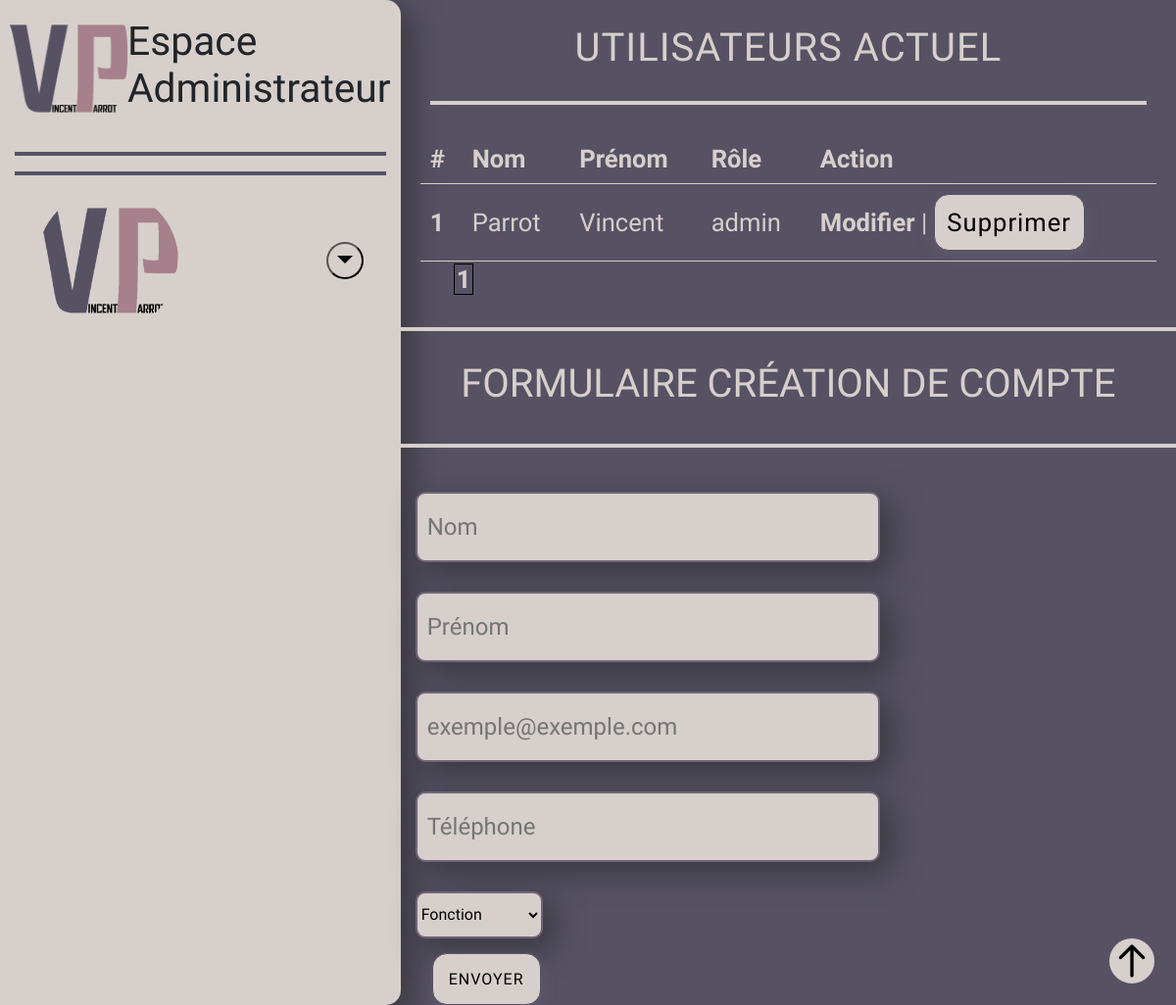
The page /admin/add-user.php on the database its author committed.
### tables this page shows
CREATE TABLE user (
    user_id INT AUTO_INCREMENT PRIMARY KEY,
    lastname VARCHAR(255) NOT NULL ,
    firstname VARCHAR(255) NOT NULL ,
    email VARCHAR(255) NOT NULL ,
    password VARCHAR(255) NOT NULL ,
    role VARCHAR(20) NOT NULL
);

### lib/user.php (called while the page is built, shortened)
<?php
function getUser(PDO $pdo, int $limit = null, int $page = null):array|bool
{
    $sql = "SELECT * FROM user";
    if($page){
        $sql .=" LIMIT :offset, :limit";
    }
    $query = $pdo->prepare($sql);
    if($limit){
        $query->bindValue(":limit", $limit, PDO::PARAM_INT);
    }
    if($page){
        $offset = ($page - 1) * $limit;
        $query->bindValue(":offset", $offset, PDO::PARAM_INT);
    }
    $query->execute();
    $users = $query->fetchAll(PDO::FETCH_ASSOC);
    return $users;
}
function getTotalPageUser(PDO $pdo):int
{
    $sql = "SELECT COUNT(*) FROM user";
    $query = $pdo->prepare($sql);
    $query->execute();
    $nbPageUser = $query->fetchAll(PDO::FETCH_ASSOC);
    return $nbPageUser["0"]["COUNT(*)"];
}

### admin/add-user.php (the view, shortened to what this page needs)
<?php
require_once ("../lib/pdo.php");
require_once ("../lib/user.php");
require_once ('template-admin/header-admin.php');
if (isset($_GET["page"])) {
    $page = (int)$_GET["page"];
}else {
    $page = 1;
}
$users = getUser($pdo, _ADMIN_CAR_PER_PAGE_, $page);
$totalUsers = getTotalPageUser($pdo);
$totalPageUsers = ceil($totalUsers / _ADMIN_CAR_PER_PAGE_);
?>
<section class="flux">
    <h2 class="title-h2">Utilisateurs actuel</h2>
    <div class="line-style"></div>
    <div class="section-admin__crud__description">
        <table class="table-style">
            <thead>
                <tr>
                    <th scope="col">#</th>
                    <th scope="col">Nom</th>
                    <th scope="col">Prénom</th>
                    <th scope="col">Rôle</th>
                    <th scope="col">Action</th>
                </tr>
            </thead>
            <tbody>
                <?php foreach ($users as $key => $user) {?>
                    <tr>
                        <th scope="row"><?= htmlentities($user["user_id"]) ?></th>
                        <td><?= htmlentities($user["lastname"]) ?></td>
                        <td><?= htmlentities($user["firstname"]) ?></td>
                        <td><?= htmlentities($user["role"]) ?></td>
                        <td><a href="modification-user.php?id=<?= $user["user_id"] ?>">Modifier</a> |
                        <button data-bs-toggle="modal" data-bs-target="#exampleModal<?= $user["user_id"] ?>" class="custom-button-admin">Supprimer</button>
                        </td>
                    </tr>
                <?php }  ?>
            </tbody>
        </table>
        <?php if ($totalPageUsers) {?>
            <nav>
                <ul class="navigation-page">
                    <?php for ($i = 1; $i <= $totalPageUsers; $i++) { ?>
                        <li class="navigation-page__item <?php if ($i === $page) echo "active-page" ?>"><a class="page-link" href="?page=<?= $i; ?>"><?= $i; ?></a></li>
                    <?php }  ?>
                </ul>
            </nav>
            <?php }?>
    </div>
    <div class="line-style flux"></div>
	<form method="POST">
		<fieldset class="form-style">
			<legend class="form-legend">Formulaire création de compte</legend>
            <div class="line-style flux"></div>
			<label for="lastname"><input type="text" id="lastname" placeholder="Nom" required class="form-input" name="lastname"></label>
			<label for="firstname"><input type="text" id="firstname" placeholder="Prénom" required class="form-input" name="firstname"></label>
			<label for="email"><input type="email" id="email" placeholder="exemple@exemple.com" class="form-input" name="email" required></label>
			<label for="password"><input type="password" id="password" placeholder="Téléphone" class="form-input" name="password" required></label>
            <label for="role" id="role" class="form-select__add-user__label">
            <select id="role" class="form-select__add-user" name="role" require>
                <option value="0" selected>Fonction</option>
            </select>
            </label>
			<div class="form-button">
				<input type="submit" name="add-user" value="Envoyer" class="custom-button">
			</div>
		</fieldset>
	</form>
</section>
<?php require_once ("../admin/template-admin/footer-admin.php") ?>

### css/admin.css (style rules this page uses)
.form-select__add-user { font-family: var(--font-paragraphe); background-color: var(--timberwolf); border: 2px solid var(--border-color); box-shadow: var(--shadow-box); border-radius: 10px; height: 3em; }
.form-select__add-user__label { margin: var(--margin); }
.section-admin__crud__description { color: var(--timberwolf); font-family: var(--font-paragraphe); font-size: 1.1em ; margin: 20px; }
.section-admin__crud__description a { font-weight: bold; }
.navigation-page { display: flex; flex-direction: row; }
.navigation-page__item { background-color: var(--timberwolf); color: var(--davys-gray); margin: 2.5px; width: 20px; text-align: center; border: 1px solid black; }
.active-page { color: var(--timberwolf); background-color: var(--davys-gray); }

### css/style.css (style rules this page uses)
:root { --davys-gray: #565264; --timberwolf: #D6CFCB; --border-color: #706677; --hoover-color: #A6808C; --shadow-box:10px 10px 30px 2px #3b3a41; --shadow-box-smooth: rgba(112, 102, 119, 0.35) 0px 5px 15px; --font-paragraphe: 'Marvel', sans-serif; --font-titles: 'Fira Sans Extra Condensed', sans-serif; --border: 15px; --margin: 15px; --padding: 10px; }
.line-style { border: 2px solid var(--timberwolf); margin: 30px; }
.title-h2 { font-family: var(--font-titles); font-size: 1.8em; text-transform: uppercase; margin: 25px; text-align: center; color: var(--timberwolf); letter-spacing: 1px; }
.table-style { width: 100%; }
.table-style th, td { border-bottom: 1px solid var(--timberwolf); padding: var(--padding); }
body { background: var(--davys-gray); }
.form-legend { font-family: var(--font-titles); font-size: 1.8em; text-transform: uppercase; color: var(--timberwolf); text-align: center; }
.form-style { display: grid; grid-template-columns: 1fr; }
.form-input { font-family: var(--font-paragraphe); background-color: var(--timberwolf); border: 2px solid var(--border-color); box-shadow: var(--shadow-box); border-radius: 10px; margin: var(--margin); height: 3em; width: 90%; font-size: 1.5em; }
.form-button { margin-left: 2em; }
@media screen and (min-width: 720px) { .title-h2 { font-size: 2.5em; } }
@media screen and (min-width: 720px) { .form-legend { font-size: 2.5em; } }
@media screen and (min-width: 720px) { .form-input { width: 80%; } }
@media screen and (min-width: 720px) { .section-admin__crud__description { font-size: 1.4em; } }
@media screen and (min-width: 1200px) { .flux { width: 100%; max-width: 1200px; margin-left: auto; margin-right: auto; } }
@media screen and (min-width: 1200px) { .form-input { width: 60%; } }
@media screen and (min-width: 1200px) { .section-admin__crud__description { font-size: 1.6em; } }

### rows shown on the page
user: user_id "1", lastname "Parrot", firstname "Vincent", role "admin"
